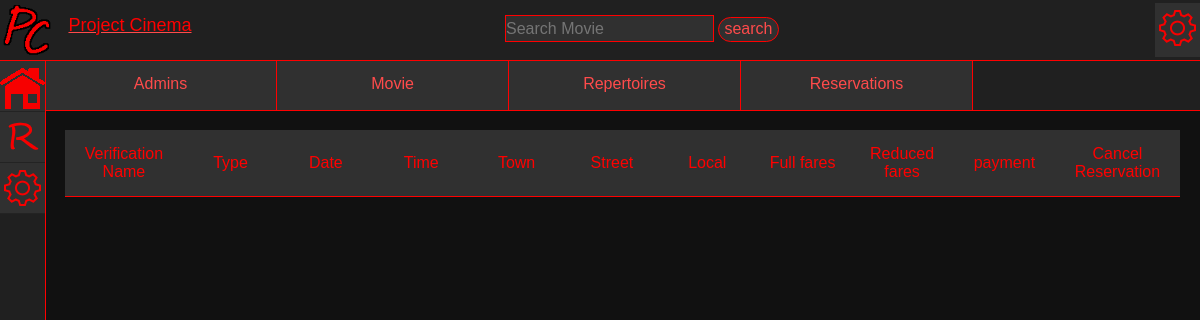
The app's page /login/profile.php (signed in), older data.
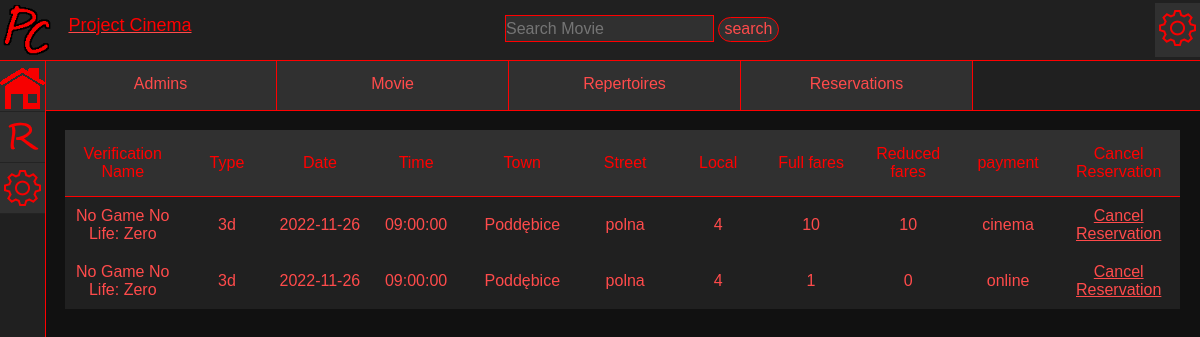
The same page, newer data.
### tables this page shows
CREATE TABLE `reservations` (
  `id` int(10) NOT NULL,
  `user_name` varchar(32) NOT NULL,
  `repertoire_id` int(10) NOT NULL,
  `cost` decimal(4,0) NOT NULL,
  `full-fare-amount` int(3) NOT NULL,
  `reduced-fare-amount` int(3) NOT NULL,
  `isAccount` tinyint(1) NOT NULL,
  `pay_method` varchar(10) NOT NULL,
  `isCompleted` tinyint(1) NOT NULL,
  `reservation_date` date NOT NULL
);

CREATE TABLE `movies` (
  `id` int(10) NOT NULL,
  `name` varchar(32) NOT NULL,
  `length` int(4) NOT NULL,
  `director_id` int(10) NOT NULL,
  `image` varchar(30) NOT NULL,
  `trailer` varchar(50) NOT NULL,
  `rates` int(3) NOT NULL DEFAULT 100,
  `description` text NOT NULL
);

CREATE TABLE `repertoire` (
  `id` int(10) NOT NULL,
  `movie_id` int(10) NOT NULL,
  `2d/3d` varchar(2) NOT NULL,
  `date` date NOT NULL,
  `time` time NOT NULL,
  `localisation_id` int(10) NOT NULL,
  `room_id` int(10) NOT NULL,
  `sold_fares` int(3) NOT NULL DEFAULT 0
);

CREATE TABLE `localisations` (
  `id` int(10) NOT NULL,
  `town` varchar(32) NOT NULL,
  `street` varchar(32) DEFAULT NULL,
  `local` varchar(10) NOT NULL
);

### login/profile.php (the view, shortened to what this page needs)
<!DOCTYPE html>
<html lang="en">
<head>
    <link rel="stylesheet" href="profile.css">
    <?php
        include_once("../scriptsPHP/header.php");
        $connect = mysqli_connect("localhost", "ProjectCinema", "zaq1@WSX", "projectcinema" );
    ?>
</head>
<body>
    <div id="reservations">
        <?php
            $user = $_SESSION['logged_in'];
            $query = "SELECT *, `reservations`.`id` AS 'reservationID' FROM `reservations`, `repertoire`, `movies`, `localisations` WHERE `reservations`.`user_name` = '$user' AND `reservations`.`isAccount` = '1' AND `reservations`.`repertoire_id` = `repertoire`.`id` AND `repertoire`.`movie_id` = `movies`.`id` AND `repertoire`.`localisation_id` = `localisations`.`id`;";
            $result = mysqli_query($connect,$query);
            echo '<table>';
            echo '<tr id="tableColumns">';
            echo '<td>Verification Name</td>';
            echo '<td>Type</td>';
            echo '<td>Date</td>';
            echo '<td>Time</td>';
            echo '<td>Town</td>';
            echo '<td>Street</td>';
            echo '<td>Local</td>';
            echo '<td>Full fares</td>';
            echo '<td>Reduced fares</td>';
            echo '<td>payment</td>';
            echo '<td>Cancel Reservation</td>';
            echo '</tr>';
            while ($row=mysqli_fetch_array($result)) {
                echo '<tr class="tableRecords">';
                echo '<td>'.$row['name'].'</td>';
                echo '<td>'.$row['2d/3d'].'</td>';
                echo '<td>'.$row['date'].'</td>';
                echo '<td>'.$row['time'].'</td>';
                echo '<td>'.$row['town'].'</td>';
                echo '<td>'.$row['street'].'</td>';
                echo '<td>'.$row['local'].'</td>';
                echo '<td>'.$row['full-fare-amount'].'</td>';
                echo '<td>'.$row['reduced-fare-amount'].'</td>';
                echo '<td>'.$row['pay_method'].'</td>';
                echo '<td><a href="profile.php?reservationID='.$row['reservationID'].'">Cancel Reservation</a></td>';
                echo '</tr>';
            }
            echo '</table>';
        ?>
    </div>
</body>
</html>

Row changes from the older to the newer data that the page shows:
added reservations: movies.name "No Game No Life: Zero", repertoire "3d", repertoire.date "2022-11-26", repertoire.time "09:00:00", localisations.town "Poddębice", localisations.street "polna", localisations.local "4", value "10", pay_method "cinema"
added reservations: movies.name "No Game No Life: Zero", repertoire "3d", repertoire.date "2022-11-26", repertoire.time "09:00:00", localisations.town "Poddębice", localisations.street "polna", localisations.local "4", value "1", value "0", pay_method "online"
